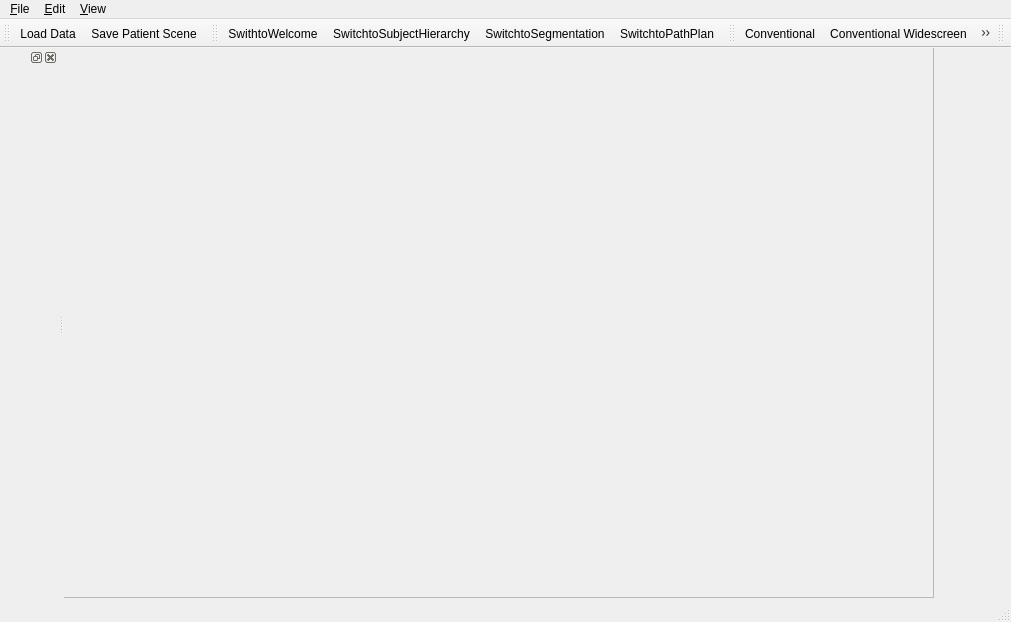
<?xml version="1.0" encoding="UTF-8"?>
<ui version="4.0">
 <class>qSlicerAppMainWindow</class>
 <widget class="QMainWindow" name="qSlicerAppMainWindow">
  <property name="geometry">
   <rect>
    <x>0</x>
    <y>0</y>
    <width>1011</width>
    <height>622</height>
   </rect>
  </property>
  <property name="windowTitle">
   <string>SRPlan</string>
  </property>
  <property name="windowIcon">
   <iconset resource="../SRPlanApp.qrc">
    <normaloff>:/Icons/Medium/DesktopIcon.png</normaloff>:/Icons/Medium/DesktopIcon.png</iconset>
  </property>
  <widget class="QWidget" name="CentralWidget">
   <widget class="QFrame" name="layoutFrame">
    <property name="geometry">
     <rect>
      <x>-1</x>
      <y>-1</y>
      <width>871</width>
      <height>551</height>
     </rect>
    </property>
    <property name="frameShape">
     <enum>QFrame::StyledPanel</enum>
    </property>
    <property name="frameShadow">
     <enum>QFrame::Raised</enum>
    </property>
   </widget>
  </widget>
  <widget class="QMenuBar" name="menubar">
   <property name="geometry">
    <rect>
     <x>0</x>
     <y>0</y>
     <width>1011</width>
     <height>21</height>
    </rect>
   </property>
   <widget class="QMenu" name="FileMenu">
    <property name="title">
     <string>&amp;File</string>
    </property>
    <widget class="QMenu" name="RecentlyLoadedMenu">
     <property name="title">
      <string>Recently Loaded</string>
     </property>
    </widget>
    <addaction name="FileAddDataAction"/>
    <addaction name="FileSaveSceneAction"/>
    <addaction name="RecentlyLoadedMenu"/>
    <addaction name="FileCloseSceneAction"/>
    <addaction name="separator"/>
    <addaction name="FileExitAction"/>
   </widget>
   <widget class="QMenu" name="EditMenu">
    <property name="title">
     <string>&amp;Edit</string>
    </property>
    <addaction name="EditApplicationSettingsAction"/>
    <addaction name="CutAction"/>
    <addaction name="CopyAction"/>
    <addaction name="PasteAction"/>
    <addaction name="separator"/>
    <addaction name="EditRecordMacroAction"/>
    <addaction name="EditPlayMacroAction"/>
   </widget>
   <widget class="QMenu" name="ViewMenu">
    <property name="title">
     <string>&amp;View</string>
    </property>
    <widget class="QMenu" name="LayoutMenu">
     <property name="title">
      <string>Layout</string>
     </property>
     <property name="icon">
      <iconset resource="../../../../Libs/MRML/Widgets/Resources/qMRMLWidgets.qrc">
       <normaloff>:/Icons/LayoutChooseView.png</normaloff>:/Icons/LayoutChooseView.png</iconset>
     </property>
     <addaction name="ViewLayoutConventionalAction"/>
     <addaction name="ViewLayoutConventionalWidescreenAction"/>
     <addaction name="ViewLayoutConventionalQuantitativeAction"/>
     <addaction name="ViewLayoutFourUpAction"/>
     <addaction name="ViewLayoutFourUpQuantitativeAction"/>
     <addaction name="ViewLayoutFourUpTableAction"/>
     <addaction name="ViewLayoutDual3DAction"/>
     <addaction name="ViewLayoutTriple3DAction"/>
     <addaction name="ViewLayoutOneUp3DAction"/>
     <addaction name="ViewLayoutOneUpQuantitativeAction"/>
     <addaction name="ViewLayoutOneUpRedSliceAction"/>
     <addaction name="ViewLayoutOneUpYellowSliceAction"/>
     <addaction name="ViewLayoutOneUpGreenSliceAction"/>
     <addaction name="ViewLayoutTabbed3DAction"/>
     <addaction name="ViewLayoutTabbedSliceAction"/>
     <addaction name="ViewLayoutCompareAction"/>
     <addaction name="ViewLayoutCompareWidescreenAction"/>
     <addaction name="ViewLayoutCompareGridAction"/>
     <addaction name="ViewLayoutThreeOverThreeAction"/>
     <addaction name="ViewLayoutThreeOverThreeQuantitativeAction"/>
     <addaction name="ViewLayoutFourOverFourAction"/>
     <addaction name="ViewLayoutTwoOverTwoAction"/>
     <addaction name="ViewLayoutSideBySideAction"/>
     <addaction name="ViewLayoutFourByThreeSliceAction"/>
     <addaction name="ViewLayoutFourByTwoSliceAction"/>
     <addaction name="ViewLayoutThreeByThreeSliceAction"/>
    </widget>
    <widget class="QMenu" name="WindowToolBarsMenu">
     <property name="title">
      <string>&amp;Toolbars</string>
     </property>
     <addaction name="WindowToolbarsResetToDefaultAction"/>
    </widget>
    <addaction name="WindowPythonInteractorAction"/>
    <addaction name="ViewExtensionsManagerAction"/>
    <addaction name="separator"/>
    <addaction name="WindowToolBarsMenu"/>
    <addaction name="LayoutMenu"/>
    <addaction name="separator"/>
    <addaction name="WindowErrorLogAction"/>
    <addaction name="separator"/>
   </widget>
   <addaction name="FileMenu"/>
   <addaction name="EditMenu"/>
   <addaction name="ViewMenu"/>
  </widget>
  <widget class="QStatusBar" name="StatusBar"/>
  <widget class="QDockWidget" name="PanelDockWidget">
   <property name="features">
    <set>QDockWidget::AllDockWidgetFeatures</set>
   </property>
   <property name="allowedAreas">
    <set>Qt::LeftDockWidgetArea|Qt::RightDockWidgetArea</set>
   </property>
   <attribute name="dockWidgetArea">
    <number>1</number>
   </attribute>
   <widget class="QWidget" name="dockWidgetContents">
    <property name="sizePolicy">
     <sizepolicy hsizetype="Minimum" vsizetype="Preferred">
      <horstretch>0</horstretch>
      <verstretch>0</verstretch>
     </sizepolicy>
    </property>
    <layout class="QVBoxLayout" name="verticalLayout">
     <property name="spacing">
      <number>2</number>
     </property>
     <property name="leftMargin">
      <number>0</number>
     </property>
     <property name="topMargin">
      <number>2</number>
     </property>
     <property name="rightMargin">
      <number>0</number>
     </property>
     <property name="bottomMargin">
      <number>0</number>
     </property>
     <item>
      <widget class="qSlicerModulePanel" name="ModulePanel" native="true">
       <property name="autoFillBackground">
        <bool>true</bool>
       </property>
      </widget>
     </item>
    </layout>
   </widget>
  </widget>
  <widget class="QToolBar" name="MainToolBar">
   <property name="windowTitle">
    <string>Load/Save</string>
   </property>
   <attribute name="toolBarArea">
    <enum>TopToolBarArea</enum>
   </attribute>
   <attribute name="toolBarBreak">
    <bool>false</bool>
   </attribute>
   <addaction name="FileLoadDataAction"/>
   <addaction name="FileSaveSceneAction"/>
  </widget>
  <widget class="QToolBar" name="ModuleToolBar">
   <property name="windowTitle">
    <string>Favorite Modules</string>
   </property>
   <attribute name="toolBarArea">
    <enum>TopToolBarArea</enum>
   </attribute>
   <attribute name="toolBarBreak">
    <bool>false</bool>
   </attribute>
   <addaction name="actionSwithtoWelcome"/>
   <addaction name="actionSwitchtoSubjectHierarchy"/>
   <addaction name="actionSwitchtoSegmentation"/>
   <addaction name="actionSwitchtoPathPlan"/>
  </widget>
  <widget class="QToolBar" name="LayoutToolBar">
   <property name="windowTitle">
    <string>Layout ToolBar</string>
   </property>
   <attribute name="toolBarArea">
    <enum>TopToolBarArea</enum>
   </attribute>
   <attribute name="toolBarBreak">
    <bool>false</bool>
   </attribute>
   <addaction name="ViewLayoutConventionalAction"/>
   <addaction name="ViewLayoutConventionalWidescreenAction"/>
   <addaction name="ViewLayoutConventionalQuantitativeAction"/>
   <addaction name="ViewLayoutFourUpAction"/>
   <addaction name="ViewLayoutFourUpQuantitativeAction"/>
   <addaction name="ViewLayoutFourUpTableAction"/>
   <addaction name="ViewLayoutDual3DAction"/>
   <addaction name="ViewLayoutTriple3DAction"/>
   <addaction name="ViewLayoutOneUp3DAction"/>
   <addaction name="ViewLayoutOneUpQuantitativeAction"/>
   <addaction name="ViewLayoutOneUpRedSliceAction"/>
   <addaction name="ViewLayoutOneUpYellowSliceAction"/>
   <addaction name="ViewLayoutOneUpGreenSliceAction"/>
   <addaction name="ViewLayoutTabbed3DAction"/>
   <addaction name="ViewLayoutTabbedSliceAction"/>
   <addaction name="ViewLayoutCompareAction"/>
   <addaction name="ViewLayoutCompareWidescreenAction"/>
   <addaction name="ViewLayoutCompareGridAction"/>
   <addaction name="ViewLayoutThreeOverThreeAction"/>
   <addaction name="ViewLayoutThreeOverThreeQuantitativeAction"/>
   <addaction name="ViewLayoutFourOverFourAction"/>
   <addaction name="ViewLayoutSideBySideAction"/>
   <addaction name="ViewLayoutFourByThreeSliceAction"/>
   <addaction name="ViewLayoutFourByTwoSliceAction"/>
   <addaction name="ViewLayoutFiveByTwoSliceAction"/>
   <addaction name="ViewLayoutThreeByThreeSliceAction"/>
  </widget>
  <widget class="qSlicerMouseModeToolBar" name="MouseModeToolBar">
   <property name="enabled">
    <bool>false</bool>
   </property>
   <property name="windowTitle">
    <string>Mouse Interaction</string>
   </property>
   <attribute name="toolBarArea">
    <enum>TopToolBarArea</enum>
   </attribute>
   <attribute name="toolBarBreak">
    <bool>false</bool>
   </attribute>
  </widget>
  <action name="FileLoadSceneAction">
   <property name="icon">
    <iconset resource="../../../../Base/QTGUI/Resources/qSlicerBaseQTGUI.qrc">
     <normaloff>:/Icons/Small/SlicerLoadScene.png</normaloff>:/Icons/Small/SlicerLoadScene.png</iconset>
   </property>
   <property name="text">
    <string>Load Scene</string>
   </property>
   <property name="toolTip">
    <string>Raise a file browser to select a scene (mrml, xcat or xml) to load. It first clears any existing scene in Slicer and resets the application state.</string>
   </property>
  </action>
  <action name="FileLoadDataAction">
   <property name="icon">
    <iconset resource="../../../../Base/QTGUI/Resources/qSlicerBaseQTGUI.qrc">
     <normaloff>:/Icons/Small/SlicerLoadData.png</normaloff>:/Icons/Small/SlicerLoadData.png</iconset>
   </property>
   <property name="text">
    <string>Load Data</string>
   </property>
   <property name="toolTip">
    <string>Raise an &quot;Add Data&quot; widget that allows you to select individual datasets to add to the existing scene. This load option is most useful when you want to load many different data types at once (volumes, models, etc.) which may not yet be described by a scene file.</string>
   </property>
  </action>
  <action name="LoadDICOMAction">
   <property name="icon">
    <iconset resource="../../../../Base/QTGUI/Resources/qSlicerBaseQTGUI.qrc">
     <normaloff>:/Icons/Small/SlicerLoadDICOM.png</normaloff>:/Icons/Small/SlicerLoadDICOM.png</iconset>
   </property>
   <property name="text">
    <string>Load DICOM</string>
   </property>
   <property name="toolTip">
    <string>Raise the DICOM module for loading DICOM datasets.</string>
   </property>
  </action>
  <action name="FileImportSceneAction">
   <property name="icon">
    <iconset resource="../../../../Base/QTGUI/Resources/qSlicerBaseQTGUI.qrc">
     <normaloff>:/Icons/Medium/SlicerAddScene.png</normaloff>:/Icons/Medium/SlicerAddScene.png</iconset>
   </property>
   <property name="text">
    <string>Import Scene</string>
   </property>
   <property name="toolTip">
    <string>Raise a file browser to navigate and select a scene file to be added to the existing scene. The scene is not cleared.</string>
   </property>
  </action>
  <action name="FileAddDataAction">
   <property name="icon">
    <iconset resource="../../../../Base/QTGUI/Resources/qSlicerBaseQTGUI.qrc">
     <normaloff>:/Icons/Small/SlicerLoadData.png</normaloff>:/Icons/Small/SlicerLoadData.png</iconset>
   </property>
   <property name="text">
    <string>&amp;Add Data to Patient Scene</string>
   </property>
   <property name="toolTip">
    <string>Raise an &quot;Add Data&quot; widget that allows you to select individual datasets to add to the existing scene. This load option is most useful when you want to load many different data types at once (volumes, models, etc.) which may not yet be described by a scene file.</string>
   </property>
   <property name="shortcut">
    <string>Ctrl+O</string>
   </property>
  </action>
  <action name="FileAddVolumeAction">
   <property name="icon">
    <iconset resource="../../../../Base/QTGUI/Resources/qSlicerBaseQTGUI.qrc">
     <normaloff>:/Icons/Medium/SlicerAddVolume.png</normaloff>:/Icons/Medium/SlicerAddVolume.png</iconset>
   </property>
   <property name="text">
    <string>Add Volume</string>
   </property>
   <property name="toolTip">
    <string>Raise an &quot;Add Volume&quot; widget that allows you to select a volumetric dataset to add to the existing scene. The &quot;Volume Options&quot; panel can be used to clarify how a selected dataset should be loaded and displayed.</string>
   </property>
  </action>
  <action name="FileAddTransformAction">
   <property name="icon">
    <iconset resource="../../../../Base/QTGUI/Resources/qSlicerBaseQTGUI.qrc">
     <normaloff>:/Icons/Medium/SlicerAddTransform.png</normaloff>:/Icons/Medium/SlicerAddTransform.png</iconset>
   </property>
   <property name="text">
    <string>Add Transform</string>
   </property>
   <property name="toolTip">
    <string>Raise a standard file browser that allows you to select a transform to the existing scene.</string>
   </property>
  </action>
  <action name="FileSaveSceneAction">
   <property name="icon">
    <iconset resource="../../../../Base/QTGUI/Resources/qSlicerBaseQTGUI.qrc">
     <normaloff>:/Icons/Small/SlicerSave.png</normaloff>:/Icons/Small/SlicerSave.png</iconset>
   </property>
   <property name="text">
    <string>Save Patient Scene</string>
   </property>
   <property name="toolTip">
    <string>Display the &quot;Save Data&quot; widget, which offers many options for saving a scene and/or individual datasets.</string>
   </property>
   <property name="shortcut">
    <string>Ctrl+S</string>
   </property>
  </action>
  <action name="SDBSaveToDirectoryAction">
   <property name="icon">
    <iconset resource="../../../../Base/QTGUI/Resources/qSlicerBaseQTGUI.qrc">
     <normaloff>:/Icons/Small/SlicerSave.png</normaloff>:/Icons/Small/SlicerSave.png</iconset>
   </property>
   <property name="text">
    <string>Save Scene To Directory</string>
   </property>
   <property name="toolTip">
    <string>UNDER CONSTRUCTION: Save the current scene to a stand alone directory.</string>
   </property>
  </action>
  <action name="SDBSaveToMRBAction">
   <property name="icon">
    <iconset resource="../../../../Base/QTGUI/Resources/qSlicerBaseQTGUI.qrc">
     <normaloff>:/Icons/Small/SlicerSave.png</normaloff>:/Icons/Small/SlicerSave.png</iconset>
   </property>
   <property name="text">
    <string>Save Scene to MRB File</string>
   </property>
   <property name="toolTip">
    <string>Create a Medical Reality Bundle containing the scene.</string>
   </property>
  </action>
  <action name="SDBSaveToDCMAction">
   <property name="enabled">
    <bool>false</bool>
   </property>
   <property name="icon">
    <iconset resource="../../../../Base/QTGUI/Resources/qSlicerBaseQTGUI.qrc">
     <normaloff>:/Icons/Small/SlicerSave.png</normaloff>:/Icons/Small/SlicerSave.png</iconset>
   </property>
   <property name="text">
    <string>Save Scene to DICOM MRB</string>
   </property>
   <property name="toolTip">
    <string>Encapsulate MRB file as a DICOM secondary capture</string>
   </property>
  </action>
  <action name="FileCloseSceneAction">
   <property name="icon">
    <iconset resource="../../../../Base/QTGUI/Resources/qSlicerBaseQTGUI.qrc">
     <normaloff>:/Icons/Small/SlicerCloseScene.png</normaloff>:/Icons/Small/SlicerCloseScene.png</iconset>
   </property>
   <property name="text">
    <string>Close Patient Scene</string>
   </property>
   <property name="iconText">
    <string>Close Patient Scene</string>
   </property>
   <property name="toolTip">
    <string>Close the current patient scene and reset the application state. </string>
   </property>
   <property name="shortcut">
    <string>Ctrl+W</string>
   </property>
  </action>
  <action name="FileExitAction">
   <property name="text">
    <string>E&amp;xit</string>
   </property>
   <property name="toolTip">
    <string>Quit the application</string>
   </property>
  </action>
  <action name="EditUndoAction">
   <property name="icon">
    <iconset resource="../../../../Base/QTGUI/Resources/qSlicerBaseQTGUI.qrc">
     <normaloff>:/Icons/Small/SlicerUndo.png</normaloff>:/Icons/Small/SlicerUndo.png</iconset>
   </property>
   <property name="text">
    <string>Undo</string>
   </property>
   <property name="toolTip">
    <string>Undo the history of undoable commands, from last to first.</string>
   </property>
   <property name="shortcut">
    <string>Ctrl+Z</string>
   </property>
  </action>
  <action name="EditRedoAction">
   <property name="icon">
    <iconset resource="../../../../Base/QTGUI/Resources/qSlicerBaseQTGUI.qrc">
     <normaloff>:/Icons/Small/SlicerRedo.png</normaloff>:/Icons/Small/SlicerRedo.png</iconset>
   </property>
   <property name="text">
    <string>Redo</string>
   </property>
   <property name="toolTip">
    <string>Redo the history of commands most recently undone, from last to first.</string>
   </property>
   <property name="shortcut">
    <string>Ctrl+Y</string>
   </property>
  </action>
  <action name="EditEditBoxAction">
   <property name="text">
    <string>Edit Box</string>
   </property>
   <property name="toolTip">
    <string>Raise the Edit-box, a lightweight image editing tool.</string>
   </property>
   <property name="shortcut">
    <string>Space</string>
   </property>
  </action>
  <action name="EditNewFiducialListAction">
   <property name="text">
    <string>New Fiducial List</string>
   </property>
   <property name="toolTip">
    <string>Create a new list of fiducial points.</string>
   </property>
   <property name="shortcut">
    <string>Ctrl+L</string>
   </property>
  </action>
  <action name="ViewExtensionsManagerAction">
   <property name="icon">
    <iconset resource="../../../../Base/QTGUI/Resources/qSlicerBaseQTGUI.qrc">
     <normaloff>:/Icons/ExtensionDefaultIcon.png</normaloff>:/Icons/ExtensionDefaultIcon.png</iconset>
   </property>
   <property name="text">
    <string>Extension Manager</string>
   </property>
   <property name="toolTip">
    <string>Raise the &quot;Extensions Manager&quot; wizard that provides status and information about available extensions</string>
   </property>
   <property name="shortcut">
    <string>Ctrl+4</string>
   </property>
  </action>
  <action name="ViewCacheRemoteIOManagerAction">
   <property name="text">
    <string>Cache &amp; Remote I/O Manager</string>
   </property>
   <property name="toolTip">
    <string>The Cache and Remote Data Handling interface provides status and information about all remote data transfers, and allows some control over the local cache.</string>
   </property>
  </action>
  <action name="EditApplicationSettingsAction">
   <property name="text">
    <string>Application Settings</string>
   </property>
   <property name="toolTip">
    <string>The Application Settings provides options for controlling the application's user interface preferences into the application registry, so they are preserved across sessions.</string>
   </property>
   <property name="shortcut">
    <string>Ctrl+2</string>
   </property>
  </action>
  <action name="CutAction">
   <property name="icon">
    <iconset resource="../../../../Base/QTGUI/Resources/qSlicerBaseQTGUI.qrc">
     <normaloff>:/Icons/Small/SlicerEditCut.png</normaloff>:/Icons/Small/SlicerEditCut.png</iconset>
   </property>
   <property name="text">
    <string>Cut</string>
   </property>
   <property name="toolTip">
    <string>Cut currently selected item and place in clipboard</string>
   </property>
   <property name="shortcut">
    <string>Ctrl+X</string>
   </property>
  </action>
  <action name="CopyAction">
   <property name="icon">
    <iconset resource="../../../../Base/QTGUI/Resources/qSlicerBaseQTGUI.qrc">
     <normaloff>:/Icons/Small/SlicerEditCopy.png</normaloff>:/Icons/Small/SlicerEditCopy.png</iconset>
   </property>
   <property name="text">
    <string>Copy</string>
   </property>
   <property name="toolTip">
    <string>Copy currently selected item to clipboard</string>
   </property>
   <property name="shortcut">
    <string>Ctrl+C</string>
   </property>
  </action>
  <action name="PasteAction">
   <property name="icon">
    <iconset resource="../../../../Base/QTGUI/Resources/qSlicerBaseQTGUI.qrc">
     <normaloff>:/Icons/Small/SlicerEditPaste.png</normaloff>:/Icons/Small/SlicerEditPaste.png</iconset>
   </property>
   <property name="text">
    <string>Paste</string>
   </property>
   <property name="toolTip">
    <string>Paste the current contents of the clipboard</string>
   </property>
   <property name="shortcut">
    <string>Ctrl+V</string>
   </property>
  </action>
  <action name="WindowMaximizeViewAction">
   <property name="checkable">
    <bool>true</bool>
   </property>
   <property name="checked">
    <bool>true</bool>
   </property>
   <property name="text">
    <string>&amp;Maximize view</string>
   </property>
   <property name="toolTip">
    <string>Maximize/Minimize the current view.</string>
   </property>
   <property name="shortcut">
    <string>Ctrl+6</string>
   </property>
  </action>
  <action name="WindowErrorLogAction">
   <property name="text">
    <string>&amp;Error Log</string>
   </property>
   <property name="toolTip">
    <string>Raise the error log display.</string>
   </property>
   <property name="shortcut">
    <string>Ctrl+0</string>
   </property>
  </action>
  <action name="WindowPythonInteractorAction">
   <property name="icon">
    <iconset>
     <normaloff>:/python-icon.png</normaloff>:/python-icon.png</iconset>
   </property>
   <property name="text">
    <string>Python Interactor</string>
   </property>
   <property name="toolTip">
    <string>Raise the Python Interactor for controlling the application's data, gui and internals.</string>
   </property>
   <property name="shortcut">
    <string>Ctrl+3</string>
   </property>
  </action>
  <action name="WindowToolbarsResetToDefaultAction">
   <property name="text">
    <string>Reset to default</string>
   </property>
   <property name="toolTip">
    <string>Restore the toolbars to their default state</string>
   </property>
  </action>
  <action name="HelpKeyboardShortcutsAction">
   <property name="text">
    <string>&amp;Keyboard Shortcuts</string>
   </property>
   <property name="toolTip">
    <string>Raise a window that lists commonly-used keyboard shortcuts.</string>
   </property>
  </action>
  <action name="HelpBrowseTutorialsAction">
   <property name="text">
    <string>Browse tutorials</string>
   </property>
   <property name="toolTip">
    <string>Raise the training pages in your favorite web browser</string>
   </property>
  </action>
  <action name="HelpInterfaceDocumentationAction">
   <property name="text">
    <string>Interface Documentation</string>
   </property>
   <property name="shortcut">
    <string>Ctrl+1</string>
   </property>
  </action>
  <action name="HelpSlicerPublicationsAction">
   <property name="text">
    <string>Slicer Publications</string>
   </property>
  </action>
  <action name="HelpAboutSlicerAppAction">
   <property name="text">
    <string>About 3D Slicer</string>
   </property>
   <property name="toolTip">
    <string>Provides a description of the Slicer effort and its support.</string>
   </property>
  </action>
  <action name="HelpReportBugOrFeatureRequestAction">
   <property name="text">
    <string>Report a bug</string>
   </property>
   <property name="toolTip">
    <string>Report error or request enhancement or new feature.</string>
   </property>
  </action>
  <action name="FeedbackReportUsabilityIssueAction">
   <property name="text">
    <string>Feedback: report usability issue (www)</string>
   </property>
   <property name="toolTip">
    <string>Open your favorite web browser to http://www.na-mic.org/Bug/my_view_page.php so that any usability issue you encounter can quickly be captured.</string>
   </property>
  </action>
  <action name="FeedbackMakeFeatureRequestAction">
   <property name="text">
    <string>Feedback: make a feature request (www)</string>
   </property>
   <property name="toolTip">
    <string>Open your Firefox web browser to http://www.na-mic.org/Bug/my_view_page.php so that community feature requests can easily be collected.</string>
   </property>
  </action>
  <action name="HelpVisualBlogAction">
   <property name="text">
    <string>Visual Blog</string>
   </property>
   <property name="toolTip">
    <string>Open your favorite web browser to http://www.slicer.org/slicerWiki/index.php/Slicer3:VisualBlog where you can post screenshots of interesting ways you are using the Slicer3 software package in your research and share them with the Slicer community.</string>
   </property>
  </action>
  <action name="DebugLoadModuleAction">
   <property name="text">
    <string>Load Module</string>
   </property>
  </action>
  <action name="ViewLayoutConventionalAction">
   <property name="icon">
    <iconset resource="../../../../Libs/MRML/Widgets/Resources/qMRMLWidgets.qrc">
     <normaloff>:/Icons/LayoutConventionalView.png</normaloff>:/Icons/LayoutConventionalView.png</iconset>
   </property>
   <property name="text">
    <string>Conventional</string>
   </property>
   <property name="iconVisibleInMenu">
    <bool>true</bool>
   </property>
  </action>
  <action name="ViewLayoutConventionalQuantitativeAction">
   <property name="icon">
    <iconset resource="../../../../Libs/MRML/Widgets/Resources/qMRMLWidgets.qrc">
     <normaloff>:/Icons/LayoutConventionalView.png</normaloff>:/Icons/LayoutConventionalView.png</iconset>
   </property>
   <property name="text">
    <string>Conventional Quantitative</string>
   </property>
   <property name="iconVisibleInMenu">
    <bool>true</bool>
   </property>
  </action>
  <action name="ViewLayoutFourUpAction">
   <property name="icon">
    <iconset resource="../../../../Libs/MRML/Widgets/Resources/qMRMLWidgets.qrc">
     <normaloff>:/Icons/LayoutFourUpView.png</normaloff>:/Icons/LayoutFourUpView.png</iconset>
   </property>
   <property name="text">
    <string>Four-Up</string>
   </property>
   <property name="iconVisibleInMenu">
    <bool>true</bool>
   </property>
  </action>
  <action name="ViewLayoutFourUpQuantitativeAction">
   <property name="icon">
    <iconset resource="../../../../Libs/MRML/Widgets/Resources/qMRMLWidgets.qrc">
     <normaloff>:/Icons/LayoutFourUpQuantitativeView.png</normaloff>:/Icons/LayoutFourUpQuantitativeView.png</iconset>
   </property>
   <property name="text">
    <string>Four-Up Quantitative</string>
   </property>
   <property name="iconVisibleInMenu">
    <bool>true</bool>
   </property>
  </action>
  <action name="ViewLayoutFourUpTableAction">
   <property name="icon">
    <iconset resource="../../../../Libs/MRML/Widgets/Resources/qMRMLWidgets.qrc">
     <normaloff>:/Icons/LayoutFourUpTableView.png</normaloff>:/Icons/LayoutFourUpTableView.png</iconset>
   </property>
   <property name="text">
    <string>Four-Up Table</string>
   </property>
   <property name="iconVisibleInMenu">
    <bool>true</bool>
   </property>
  </action>
  <action name="ViewLayoutDual3DAction">
   <property name="icon">
    <iconset resource="../../../../Libs/MRML/Widgets/Resources/qMRMLWidgets.qrc">
     <normaloff>:/Icons/LayoutDual3DView.png</normaloff>:/Icons/LayoutDual3DView.png</iconset>
   </property>
   <property name="text">
    <string>Dual 3D</string>
   </property>
   <property name="iconVisibleInMenu">
    <bool>true</bool>
   </property>
  </action>
  <action name="ViewLayoutOneUp3DAction">
   <property name="icon">
    <iconset resource="../../../../Libs/MRML/Widgets/Resources/qMRMLWidgets.qrc">
     <normaloff>:/Icons/LayoutOneUp3DView.png</normaloff>:/Icons/LayoutOneUp3DView.png</iconset>
   </property>
   <property name="text">
    <string>3D only</string>
   </property>
   <property name="iconVisibleInMenu">
    <bool>true</bool>
   </property>
  </action>
  <action name="ViewLayoutOneUpQuantitativeAction">
   <property name="icon">
    <iconset resource="../../../../Libs/MRML/Widgets/Resources/qMRMLWidgets.qrc">
     <normaloff>:/Icons/LayoutOneUpQuantitativeView.png</normaloff>:/Icons/LayoutOneUpQuantitativeView.png</iconset>
   </property>
   <property name="text">
    <string>One-Up Quantitative</string>
   </property>
   <property name="iconVisibleInMenu">
    <bool>true</bool>
   </property>
  </action>
  <action name="ViewLayoutOneUpRedSliceAction">
   <property name="icon">
    <iconset resource="../../../../Libs/MRML/Widgets/Resources/qMRMLWidgets.qrc">
     <normaloff>:/Icons/LayoutOneUpRedSliceView.png</normaloff>:/Icons/LayoutOneUpRedSliceView.png</iconset>
   </property>
   <property name="text">
    <string>Red slice only</string>
   </property>
   <property name="iconVisibleInMenu">
    <bool>true</bool>
   </property>
  </action>
  <action name="ViewLayoutOneUpYellowSliceAction">
   <property name="icon">
    <iconset resource="../../../../Libs/MRML/Widgets/Resources/qMRMLWidgets.qrc">
     <normaloff>:/Icons/LayoutOneUpYellowSliceView.png</normaloff>:/Icons/LayoutOneUpYellowSliceView.png</iconset>
   </property>
   <property name="text">
    <string>Yellow slice only</string>
   </property>
   <property name="iconVisibleInMenu">
    <bool>true</bool>
   </property>
  </action>
  <action name="ViewLayoutOneUpGreenSliceAction">
   <property name="icon">
    <iconset resource="../../../../Libs/MRML/Widgets/Resources/qMRMLWidgets.qrc">
     <normaloff>:/Icons/LayoutOneUpGreenSliceView.png</normaloff>:/Icons/LayoutOneUpGreenSliceView.png</iconset>
   </property>
   <property name="text">
    <string>Green slice only</string>
   </property>
   <property name="iconVisibleInMenu">
    <bool>true</bool>
   </property>
  </action>
  <action name="ViewLayoutTabbed3DAction">
   <property name="icon">
    <iconset resource="../../../../Libs/MRML/Widgets/Resources/qMRMLWidgets.qrc">
     <normaloff>:/Icons/LayoutTabbed3DView.png</normaloff>:/Icons/LayoutTabbed3DView.png</iconset>
   </property>
   <property name="text">
    <string>Tabbed 3D</string>
   </property>
   <property name="iconVisibleInMenu">
    <bool>true</bool>
   </property>
  </action>
  <action name="ViewLayoutTabbedSliceAction">
   <property name="icon">
    <iconset resource="../../../../Libs/MRML/Widgets/Resources/qMRMLWidgets.qrc">
     <normaloff>:/Icons/LayoutTabbedSliceView.png</normaloff>:/Icons/LayoutTabbedSliceView.png</iconset>
   </property>
   <property name="text">
    <string>Tabbed slice</string>
   </property>
   <property name="iconVisibleInMenu">
    <bool>true</bool>
   </property>
  </action>
  <action name="ViewLayoutCompareAction">
   <property name="icon">
    <iconset resource="../../../../Libs/MRML/Widgets/Resources/qMRMLWidgets.qrc">
     <normaloff>:/Icons/LayoutCompareView.png</normaloff>:/Icons/LayoutCompareView.png</iconset>
   </property>
   <property name="text">
    <string>Compare</string>
   </property>
   <property name="iconVisibleInMenu">
    <bool>true</bool>
   </property>
  </action>
  <action name="ViewLayoutCompareWidescreenAction">
   <property name="icon">
    <iconset resource="../../../../Libs/MRML/Widgets/Resources/qMRMLWidgets.qrc">
     <normaloff>:/Icons/LayoutSideBySideCompareView.png</normaloff>:/Icons/LayoutSideBySideCompareView.png</iconset>
   </property>
   <property name="text">
    <string>Compare Widescreen</string>
   </property>
   <property name="toolTip">
    <string>Compare Widescreen</string>
   </property>
   <property name="iconVisibleInMenu">
    <bool>true</bool>
   </property>
  </action>
  <action name="ViewLayoutTwoOverTwoAction">
   <property name="icon">
    <iconset resource="../../../../Libs/MRML/Widgets/Resources/qMRMLWidgets.qrc">
     <normaloff>:/Icons/LayoutTwoOverTwoView.png</normaloff>:/Icons/LayoutTwoOverTwoView.png</iconset>
   </property>
   <property name="text">
    <string>Two over Two</string>
   </property>
   <property name="toolTip">
    <string>Two over Two Layout</string>
   </property>
   <property name="iconVisibleInMenu">
    <bool>true</bool>
   </property>
  </action>
  <action name="ModuleHomeAction">
   <property name="icon">
    <iconset resource="../../../../Base/QTGUI/Resources/qSlicerBaseQTGUI.qrc">
     <normaloff>:/Icons/Medium/SlicerHome.png</normaloff>:/Icons/Medium/SlicerHome.png</iconset>
   </property>
   <property name="text">
    <string>Home</string>
   </property>
   <property name="toolTip">
    <string>Favorite module for easy access</string>
   </property>
   <property name="shortcut">
    <string>Ctrl+H</string>
   </property>
   <property name="iconVisibleInMenu">
    <bool>true</bool>
   </property>
  </action>
  <action name="ViewLayoutConventionalWidescreenAction">
   <property name="icon">
    <iconset resource="../../../../Libs/MRML/Widgets/Resources/qMRMLWidgets.qrc">
     <normaloff>:/Icons/LayoutConventionalWidescreenView.png</normaloff>:/Icons/LayoutConventionalWidescreenView.png</iconset>
   </property>
   <property name="text">
    <string>Conventional Widescreen</string>
   </property>
  </action>
  <action name="ViewLayoutTriple3DAction">
   <property name="icon">
    <iconset resource="../../../../Libs/MRML/Widgets/Resources/qMRMLWidgets.qrc">
     <normaloff>:/Icons/LayoutTriple3DView.png</normaloff>:/Icons/LayoutTriple3DView.png</iconset>
   </property>
   <property name="text">
    <string>Triple 3D</string>
   </property>
  </action>
  <action name="ViewLayoutThreeOverThreeAction">
   <property name="icon">
    <iconset resource="../../../../Libs/MRML/Widgets/Resources/qMRMLWidgets.qrc">
     <normaloff>:/Icons/LayoutThreeOverThreeView.png</normaloff>:/Icons/LayoutThreeOverThreeView.png</iconset>
   </property>
   <property name="text">
    <string>Three over three</string>
   </property>
  </action>
  <action name="ViewLayoutFourOverFourAction">
   <property name="icon">
    <iconset resource="../../../../Libs/MRML/Widgets/Resources/qMRMLWidgets.qrc">
     <normaloff>:/Icons/LayoutFourOverFourView.png</normaloff>:/Icons/LayoutFourOverFourView.png</iconset>
   </property>
   <property name="text">
    <string>Four over four</string>
   </property>
  </action>
  <action name="ViewLayoutCompare_2_viewersAction">
   <property name="icon">
    <iconset resource="../../../../Libs/MRML/Widgets/Resources/qMRMLWidgets.qrc">
     <normaloff>:/Icons/LayoutCompareView.png</normaloff>:/Icons/LayoutCompareView.png</iconset>
   </property>
   <property name="text">
    <string>2 viewers</string>
   </property>
  </action>
  <action name="ViewLayoutCompare_3_viewersAction">
   <property name="icon">
    <iconset resource="../../../../Libs/MRML/Widgets/Resources/qMRMLWidgets.qrc">
     <normaloff>:/Icons/LayoutCompareView.png</normaloff>:/Icons/LayoutCompareView.png</iconset>
   </property>
   <property name="text">
    <string>3 viewers</string>
   </property>
  </action>
  <action name="ViewLayoutCompare_4_viewersAction">
   <property name="icon">
    <iconset resource="../../../../Libs/MRML/Widgets/Resources/qMRMLWidgets.qrc">
     <normaloff>:/Icons/LayoutCompareView.png</normaloff>:/Icons/LayoutCompareView.png</iconset>
   </property>
   <property name="text">
    <string>4 viewers</string>
   </property>
  </action>
  <action name="ViewLayoutCompare_5_viewersAction">
   <property name="icon">
    <iconset resource="../../../../Libs/MRML/Widgets/Resources/qMRMLWidgets.qrc">
     <normaloff>:/Icons/LayoutCompareView.png</normaloff>:/Icons/LayoutCompareView.png</iconset>
   </property>
   <property name="text">
    <string>5 viewers</string>
   </property>
  </action>
  <action name="ViewLayoutCompare_6_viewersAction">
   <property name="icon">
    <iconset resource="../../../../Libs/MRML/Widgets/Resources/qMRMLWidgets.qrc">
     <normaloff>:/Icons/LayoutCompareView.png</normaloff>:/Icons/LayoutCompareView.png</iconset>
   </property>
   <property name="text">
    <string>6 viewers</string>
   </property>
  </action>
  <action name="ViewLayoutCompare_7_viewersAction">
   <property name="icon">
    <iconset resource="../../../../Libs/MRML/Widgets/Resources/qMRMLWidgets.qrc">
     <normaloff>:/Icons/LayoutCompareView.png</normaloff>:/Icons/LayoutCompareView.png</iconset>
   </property>
   <property name="text">
    <string>7 viewers</string>
   </property>
  </action>
  <action name="ViewLayoutCompare_8_viewersAction">
   <property name="icon">
    <iconset resource="../../../../Libs/MRML/Widgets/Resources/qMRMLWidgets.qrc">
     <normaloff>:/Icons/LayoutCompareView.png</normaloff>:/Icons/LayoutCompareView.png</iconset>
   </property>
   <property name="text">
    <string>8 viewers</string>
   </property>
  </action>
  <action name="ViewLayoutCompareWidescreen_2_viewersAction">
   <property name="icon">
    <iconset resource="../../../../Libs/MRML/Widgets/Resources/qMRMLWidgets.qrc">
     <normaloff>:/Icons/LayoutSideBySideCompareView.png</normaloff>:/Icons/LayoutSideBySideCompareView.png</iconset>
   </property>
   <property name="text">
    <string>2 viewers</string>
   </property>
  </action>
  <action name="ViewLayoutCompareWidescreen_3_viewersAction">
   <property name="icon">
    <iconset resource="../../../../Libs/MRML/Widgets/Resources/qMRMLWidgets.qrc">
     <normaloff>:/Icons/LayoutSideBySideCompareView.png</normaloff>:/Icons/LayoutSideBySideCompareView.png</iconset>
   </property>
   <property name="text">
    <string>3 viewers</string>
   </property>
  </action>
  <action name="ViewLayoutCompareWidescreen_4_viewersAction">
   <property name="icon">
    <iconset resource="../../../../Libs/MRML/Widgets/Resources/qMRMLWidgets.qrc">
     <normaloff>:/Icons/LayoutSideBySideCompareView.png</normaloff>:/Icons/LayoutSideBySideCompareView.png</iconset>
   </property>
   <property name="text">
    <string>4 viewers</string>
   </property>
  </action>
  <action name="ViewLayoutCompareWidescreen_5_viewersAction">
   <property name="icon">
    <iconset resource="../../../../Libs/MRML/Widgets/Resources/qMRMLWidgets.qrc">
     <normaloff>:/Icons/LayoutSideBySideCompareView.png</normaloff>:/Icons/LayoutSideBySideCompareView.png</iconset>
   </property>
   <property name="text">
    <string>5 viewers</string>
   </property>
  </action>
  <action name="ViewLayoutCompareWidescreen_6_viewersAction">
   <property name="icon">
    <iconset resource="../../../../Libs/MRML/Widgets/Resources/qMRMLWidgets.qrc">
     <normaloff>:/Icons/LayoutSideBySideCompareView.png</normaloff>:/Icons/LayoutSideBySideCompareView.png</iconset>
   </property>
   <property name="text">
    <string>6 viewers</string>
   </property>
  </action>
  <action name="ViewLayoutCompareWidescreen_7_viewersAction">
   <property name="icon">
    <iconset resource="../../../../Libs/MRML/Widgets/Resources/qMRMLWidgets.qrc">
     <normaloff>:/Icons/LayoutSideBySideCompareView.png</normaloff>:/Icons/LayoutSideBySideCompareView.png</iconset>
   </property>
   <property name="text">
    <string>7 viewers</string>
   </property>
  </action>
  <action name="ViewLayoutCompareWidescreen_8_viewersAction">
   <property name="icon">
    <iconset resource="../../../../Libs/MRML/Widgets/Resources/qMRMLWidgets.qrc">
     <normaloff>:/Icons/LayoutSideBySideCompareView.png</normaloff>:/Icons/LayoutSideBySideCompareView.png</iconset>
   </property>
   <property name="text">
    <string>8 viewers</string>
   </property>
  </action>
  <action name="ViewLayoutCompareGridAction">
   <property name="icon">
    <iconset resource="../../../../Libs/MRML/Widgets/Resources/qMRMLWidgets.qrc">
     <normaloff>:/Icons/LayoutCompareViewGrid.png</normaloff>:/Icons/LayoutCompareViewGrid.png</iconset>
   </property>
   <property name="text">
    <string>Compare Grid</string>
   </property>
  </action>
  <action name="ViewLayoutCompareGrid_2x2_viewersAction">
   <property name="icon">
    <iconset resource="../../../../Libs/MRML/Widgets/Resources/qMRMLWidgets.qrc">
     <normaloff>:/Icons/LayoutCompareViewGrid.png</normaloff>:/Icons/LayoutCompareViewGrid.png</iconset>
   </property>
   <property name="text">
    <string>2x2 viewers</string>
   </property>
  </action>
  <action name="ViewLayoutCompareGrid_3x3_viewersAction">
   <property name="icon">
    <iconset resource="../../../../Libs/MRML/Widgets/Resources/qMRMLWidgets.qrc">
     <normaloff>:/Icons/LayoutCompareViewGrid.png</normaloff>:/Icons/LayoutCompareViewGrid.png</iconset>
   </property>
   <property name="text">
    <string>3x3 viewers</string>
   </property>
  </action>
  <action name="ViewLayoutCompareGrid_4x4_viewersAction">
   <property name="icon">
    <iconset resource="../../../../Libs/MRML/Widgets/Resources/qMRMLWidgets.qrc">
     <normaloff>:/Icons/LayoutCompareViewGrid.png</normaloff>:/Icons/LayoutCompareViewGrid.png</iconset>
   </property>
   <property name="text">
    <string>4x4 viewers</string>
   </property>
  </action>
  <action name="EditRecordMacroAction">
   <property name="text">
    <string>Record Macro</string>
   </property>
   <property name="visible">
    <bool>false</bool>
   </property>
  </action>
  <action name="EditPlayMacroAction">
   <property name="text">
    <string>Play Macro</string>
   </property>
   <property name="visible">
    <bool>false</bool>
   </property>
  </action>
  <action name="ViewLayoutThreeOverThreeQuantitativeAction">
   <property name="icon">
    <iconset resource="../../../../Libs/MRML/Widgets/Resources/qMRMLWidgets.qrc">
     <normaloff>:/Icons/LayoutThreeOverThreeView.png</normaloff>:/Icons/LayoutThreeOverThreeView.png</iconset>
   </property>
   <property name="text">
    <string>Three Over Three Quantitative</string>
   </property>
   <property name="toolTip">
    <string>Three Over Three Quantitative</string>
   </property>
  </action>
  <action name="ViewLayoutSideBySideAction">
   <property name="icon">
    <iconset resource="../../../../Libs/MRML/Widgets/Resources/qMRMLWidgets.qrc">
     <normaloff>:/Icons/LayoutSideBySideView.png</normaloff>:/Icons/LayoutSideBySideView.png</iconset>
   </property>
   <property name="text">
    <string>Side by side</string>
   </property>
  </action>
  <action name="ViewLayoutFourByThreeSliceAction">
   <property name="icon">
    <iconset resource="../../../../Libs/MRML/Widgets/Resources/qMRMLWidgets.qrc">
     <normaloff>:/Icons/LayoutFourByThreeSliceView.png</normaloff>:/Icons/LayoutFourByThreeSliceView.png</iconset>
   </property>
   <property name="text">
    <string>Four by three slice</string>
   </property>
   <property name="toolTip">
    <string>Four by three slice</string>
   </property>
  </action>
  <action name="ViewLayoutFourByTwoSliceAction">
   <property name="icon">
    <iconset resource="../../../../Libs/MRML/Widgets/Resources/qMRMLWidgets.qrc">
     <normaloff>:/Icons/LayoutFourByTwoSliceView.png</normaloff>:/Icons/LayoutFourByTwoSliceView.png</iconset>
   </property>
   <property name="text">
    <string>Four by two slice</string>
   </property>
   <property name="toolTip">
    <string>Four by two slice</string>
   </property>
  </action>
  <action name="ViewLayoutFiveByTwoSliceAction">
   <property name="icon">
    <iconset resource="../../../../Libs/MRML/Widgets/Resources/qMRMLWidgets.qrc">
     <normaloff>:/Icons/LayoutFiveByTwoSliceView.png</normaloff>:/Icons/LayoutFiveByTwoSliceView.png</iconset>
   </property>
   <property name="text">
    <string>Five by two slice</string>
   </property>
   <property name="toolTip">
    <string>Five by two slice</string>
   </property>
  </action>
  <action name="ViewLayoutThreeByThreeSliceAction">
   <property name="icon">
    <iconset resource="../../../../Libs/MRML/Widgets/Resources/qMRMLWidgets.qrc">
     <normaloff>:/Icons/LayoutThreeByThreeSliceView.png</normaloff>:/Icons/LayoutThreeByThreeSliceView.png</iconset>
   </property>
   <property name="text">
    <string>Three by three slice</string>
   </property>
   <property name="toolTip">
    <string>Three by three slice</string>
   </property>
  </action>
  <action name="actionSwithtoWelcome">
   <property name="icon">
    <iconset resource="../SRPlanApp.qrc">
     <normaloff>:/Icons/Large/DesktopIcon.png</normaloff>:/Icons/Large/DesktopIcon.png</iconset>
   </property>
   <property name="text">
    <string>SwithtoWelcome</string>
   </property>
   <property name="toolTip">
    <string>Switch to Welcom Module</string>
   </property>
  </action>
  <action name="actionSwitchtoSubjectHierarchy">
   <property name="icon">
    <iconset resource="../../../../Base/QTGUI/Resources/qSlicerBaseQTGUI.qrc">
     <normaloff>:/Icons/Medium/SlicerAddHierarchy.png</normaloff>:/Icons/Medium/SlicerAddHierarchy.png</iconset>
   </property>
   <property name="text">
    <string>SwitchtoSubjectHierarchy</string>
   </property>
   <property name="toolTip">
    <string>Switch to Subject Hierarchy Module</string>
   </property>
  </action>
  <action name="actionSwitchtoSegmentation">
   <property name="icon">
    <iconset resource="../../../../Base/QTGUI/Resources/qSlicerBaseQTGUI.qrc">
     <normaloff>:/Icons/Large/SlicerDownloadMRHead.png</normaloff>:/Icons/Large/SlicerDownloadMRHead.png</iconset>
   </property>
   <property name="text">
    <string>SwitchtoSegmentation</string>
   </property>
   <property name="toolTip">
    <string>Swith to Segmentation Module</string>
   </property>
  </action>
  <action name="actionSwitchtoPathPlan">
   <property name="icon">
    <iconset resource="../../../../Base/QTGUI/Resources/qSlicerBaseQTGUI.qrc">
     <normaloff>:/Icons/Medium/SlicerAddTransform.png</normaloff>:/Icons/Medium/SlicerAddTransform.png</iconset>
   </property>
   <property name="text">
    <string>SwitchtoPathPlan</string>
   </property>
   <property name="toolTip">
    <string>Switch to Path Plan Module</string>
   </property>
  </action>
 </widget>
 <customwidgets>
  <customwidget>
   <class>qSlicerWidget</class>
   <extends>QWidget</extends>
   <header>qSlicerWidget.h</header>
   <container>1</container>
  </customwidget>
  <customwidget>
   <class>qSlicerModulePanel</class>
   <extends>qSlicerWidget</extends>
   <header>qSlicerModulePanel.h</header>
   <container>1</container>
  </customwidget>
  <customwidget>
   <class>qSlicerMouseModeToolBar</class>
   <extends>QToolBar</extends>
   <header>qSlicerMouseModeToolBar.h</header>
  </customwidget>
 </customwidgets>
 <resources>
  <include location="../../../../Base/QTGUI/Resources/qSlicerBaseQTGUI.qrc"/>
  <include location="../SRPlanApp.qrc"/>
  <include location="../../../../Libs/MRML/Widgets/Resources/qMRMLWidgets.qrc"/>
 </resources>
 <connections/>
</ui>
